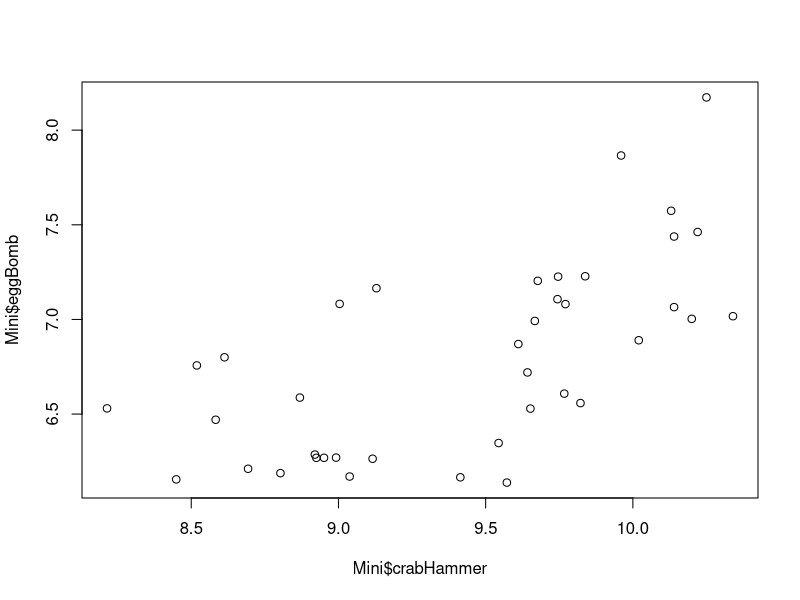

This figure's R source:
## ---- chunk 1
## insert your brilliant WORKING code here
Mini<-read.table("GSE4051_MINI.tsv",header=TRUE)
plot(Mini$crabHammer,Mini$eggBomb)
